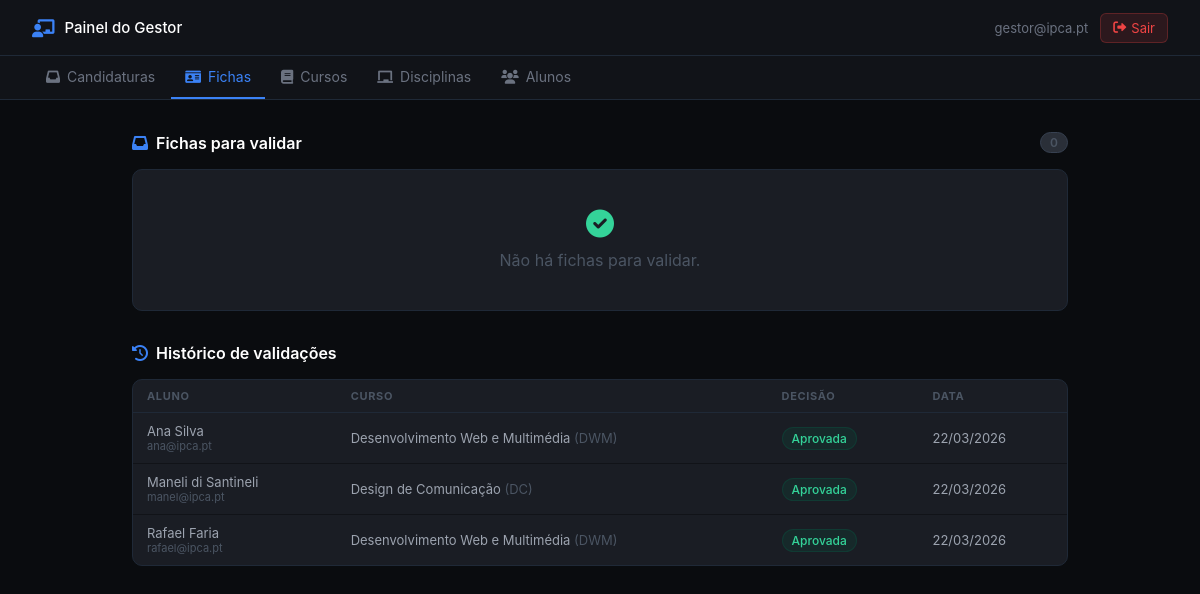
/gestor_fichas.php (signed in), run on the app's committed database.
### tables this page shows
CREATE TABLE `ficha_aluno` (
  `id` int(11) NOT NULL,
  `aluno_email` varchar(100) NOT NULL,
  `nome_aluno` varchar(100) NOT NULL DEFAULT '',
  `curso_pretendido` int(11) DEFAULT NULL,
  `morada` varchar(255) DEFAULT NULL,
  `telefone` varchar(20) DEFAULT NULL,
  `data_nascimento` date DEFAULT NULL,
  `foto_path` varchar(255) DEFAULT NULL,
  `estado` enum('rascunho','submetida','aprovada','rejeitada') NOT NULL DEFAULT 'rascunho',
  `observacoes` text DEFAULT NULL,
  `gestor_email` varchar(100) DEFAULT NULL,
  `data_decisao` datetime DEFAULT NULL,
  `created_at` timestamp NOT NULL DEFAULT current_timestamp(),
  `updated_at` timestamp NOT NULL DEFAULT current_timestamp() ON UPDATE current_timestamp()
);

CREATE TABLE `cursos` (
  `Id_cursos` int(11) NOT NULL,
  `Nome` varchar(255) NOT NULL,
  `Sigla` varchar(10) NOT NULL
);

### gestor_fichas.php (the view, shortened to what this page needs)
<?php
require_once "config.php";
$sub_stmt = $conn->prepare("
    SELECT f.*, c.Nome AS curso_nome, c.Sigla AS curso_sigla
    FROM ficha_aluno f
    LEFT JOIN cursos c ON f.curso_pretendido = c.Id_cursos
    WHERE f.estado = 'submetida'
    ORDER BY f.updated_at ASC
");
$sub_stmt->execute();
$submetidas   = $sub_stmt->get_result();
$n_submetidas = $submetidas->num_rows;
$hist_stmt = $conn->prepare("
    SELECT f.*, c.Nome AS curso_nome, c.Sigla AS curso_sigla
    FROM ficha_aluno f
    LEFT JOIN cursos c ON f.curso_pretendido = c.Id_cursos
    WHERE f.estado IN ('aprovada','rejeitada')
    ORDER BY f.data_decisao DESC LIMIT 30
");
$hist_stmt->execute();
$historico = $hist_stmt->get_result();
?>
<!DOCTYPE html>
<html lang="pt">
<head>
<link rel="stylesheet" href="https://cdnjs.cloudflare.com/ajax/libs/font-awesome/6.0.0/css/all.min.css">
<?php include 'gestor_nav.php'; ?>
</head>
<body>
<div class="page">
<div class="section-header">
    <span class="section-title"><i class="fas fa-inbox"></i> Fichas para validar</span>
    <span class="count-pill <?= $n_submetidas > 0 ? 'has' : 'zero' ?>"><?= $n_submetidas ?></span>
</div>
<?php if ($n_submetidas > 0): ?>
    <?php $i = 0; while ($f = $submetidas->fetch_assoc()): ?>
    <div class="ficha-card">
        <div class="ficha-header" onclick="toggle(<?= $i ?>)">
            <div class="ficha-foto">
                <?php if (!empty($f['foto_path']) && file_exists($f['foto_path'])): ?>
                    <img src="<?= htmlspecialchars($f['foto_path']) ?>" alt="">
                <?php else: ?>
                    <i class="fas fa-user"></i>
                <?php endif; ?>
            </div>
            <div style="flex:1">
                <div class="ficha-nome"><?= htmlspecialchars($f['nome_aluno'] ?? $f['aluno_email']) ?></div>
                <div class="ficha-meta"><?= htmlspecialchars($f['aluno_email']) ?></div>
                <div class="ficha-curso"><i class="fas fa-book" style="font-size:10px"></i> <?= htmlspecialchars($f['curso_nome'] ?? '—') ?> (<?= htmlspecialchars($f['curso_sigla'] ?? '—') ?>)</div>
            </div>
            <div style="display:flex;align-items:center;gap:.75rem">
                <span class="badge badge-submetida"><i class="fas fa-paper-plane"></i> Submetida</span>
                <i class="fas fa-chevron-down" id="ic-<?= $i ?>" style="color:#4b5563;font-size:12px;transition:.2s"></i>
            </div>
        </div>
        <div class="ficha-body" id="db-<?= $i ?>" style="display:none">
            <div class="field-row">
                <div class="field-item"><label>Data de nascimento</label><div><?= $f['data_nascimento'] ? date('d/m/Y', strtotime($f['data_nascimento'])) : '—' ?></div></div>
                <div class="field-item"><label>Telefone</label><div><?= htmlspecialchars($f['telefone'] ?? '—') ?></div></div>
            </div>
            <div class="field-item" style="margin-bottom:.75rem"><label>Morada</label><div><?= nl2br(htmlspecialchars($f['morada'] ?? '—')) ?></div></div>
            <div class="field-item"><label>Submetida em</label><div><?= date('d/m/Y \à\s H:i', strtotime($f['updated_at'])) ?></div></div>
            <div class="decisao-form">
                <form method="POST">
                    <input type="hidden" name="aluno_email" value="<?= htmlspecialchars($f['aluno_email']) ?>">
                    <textarea name="observacoes" placeholder="Observações (obrigatório se rejeitar)..."></textarea>
                    <div class="decisao-btns">
                        <button type="submit" name="decisao_ficha" value="ok"
                                onclick="this.form.querySelector('[name=decisao]').value='aprovada';return confirm('Aprovar esta ficha?')"
                                class="btn btn-success btn-sm">
                            <i class="fas fa-check"></i> Aprovar
                        </button>
                        <button type="submit" name="decisao_ficha" value="ok"
                                onclick="this.form.querySelector('[name=decisao]').value='rejeitada'"
                                class="btn btn-danger btn-sm">
                            <i class="fas fa-times"></i> Rejeitar
                        </button>
                        <input type="hidden" name="decisao" value="">
                    </div>
                </form>
            </div>
        </div>
    </div>
    <?php $i++; endwhile; ?>
<?php else: ?>
<div class="empty">
    <i class="fas fa-check-circle" style="color:#34d399"></i>
    Não há fichas para validar.
</div>
<?php endif; ?>
<div class="section-header" style="margin-top:2rem">
    <span class="section-title"><i class="fas fa-history"></i> Histórico de validações</span>
</div>
<?php if ($historico->num_rows > 0): ?>
<div style="background:#1a1d24;border-radius:10px;border:1px solid #1f2937;overflow:hidden">
    <table>
        <thead><tr><th>Aluno</th><th>Curso</th><th>Decisão</th><th>Data</th></tr></thead>
        <tbody>
        <?php while ($h = $historico->fetch_assoc()): ?>
        <tr>
            <td>
                <div class="main"><?= htmlspecialchars($h['nome_aluno'] ?? '—') ?></div>
                <div style="font-size:11px;color:#4b5563"><?= htmlspecialchars($h['aluno_email']) ?></div>
            </td>
            <td><?= htmlspecialchars($h['curso_nome'] ?? '—') ?> <span style="color:#4b5563">(<?= htmlspecialchars($h['curso_sigla'] ?? '—') ?>)</span></td>
            <td><span class="badge badge-<?= $h['estado'] ?>"><?= $h['estado'] === 'aprovada' ? 'Aprovada' : 'Rejeitada' ?></span></td>
            <td><?= $h['data_decisao'] ? date('d/m/Y', strtotime($h['data_decisao'])) : '—' ?></td>
        </tr>
        <?php endwhile; ?>
        </tbody>
    </table>
</div>
<?php else: ?>
<div class="empty"><i class="fas fa-folder-open"></i>Ainda não há validações registadas.</div>
<?php endif; ?>
</div>
</body>
</html>

### gestor_nav.php (style rules this page uses)
* { margin:0;padding:0;box-sizing:border-box; }
body { font-family:-apple-system,BlinkMacSystemFont,'Segoe UI',Roboto,Ubuntu;background:#0a0c0f;color:#e4e6eb;min-height:100vh; }
.page { max-width:1000px;margin:0 auto;padding:2rem; }
table { width:100%;border-collapse:collapse;font-size:14px; }
th { text-align:left;padding:9px 12px;font-size:11px;text-transform:uppercase;letter-spacing:.06em;color:#4b5563;border-bottom:1px solid #1f2937; }
td { padding:10px 12px;border-bottom:1px solid #111318;color:#9ca3af;vertical-align:middle; }
tr:last-child td { border-bottom:none; }

### gestor_fichas.php (style rules this page uses)
.badge { display:inline-flex;align-items:center;gap:4px;padding:3px 9px;border-radius:12px;font-size:12px;font-weight:500; }
.badge-aprovada { background:#065f4630;color:#34d399;border:1px solid #065f4650; }
.section-header { display:flex;align-items:center;justify-content:space-between;margin-bottom:1rem; }
.section-title { font-size:1rem;font-weight:600;color:#fff;display:flex;align-items:center;gap:8px; }
.section-title i { color:#3b82f6; }
.count-pill { padding:2px 9px;border-radius:12px;font-size:12px;font-weight:600; }
.count-pill.zero { background:#2a2f38;color:#4b5563;border:1px solid #374151; }
table { width:100%;border-collapse:collapse; }
th { font-size:11px;text-transform:uppercase;letter-spacing:.06em;color:#4b5563;padding:9px 14px;text-align:left;border-bottom:1px solid #1f2937; }
td { padding:10px 14px;border-bottom:1px solid #111318;color:#9ca3af;font-size:13px;vertical-align:middle; }
tr:last-child td { border-bottom:none; }
.empty { text-align:center;padding:2.5rem;color:#4b5563;background:#1a1d24;border-radius:10px;border:1px solid #1f2937; }
.empty i { font-size:28px;margin-bottom:.75rem;display:block; }

### data on the page
ficha_aluno: nome_aluno "Ana Silva", aluno_email "ana@ipca.pt", curso_pretendido.Nome "Desenvolvimento Web e Multimédia", curso_pretendido.Sigla "DWM", estado "Aprovada", data_decisao "22/03/2026"
ficha_aluno: nome_aluno "Maneli di Santineli", aluno_email "manel@ipca.pt", curso_pretendido.Nome "Design de Comunicação", curso_pretendido.Sigla "DC", estado "Aprovada", data_decisao "22/03/2026"
ficha_aluno: nome_aluno "Rafael Faria", aluno_email "rafael@ipca.pt", curso_pretendido.Nome "Desenvolvimento Web e Multimédia", curso_pretendido.Sigla "DWM", estado "Aprovada", data_decisao "22/03/2026"

### other printed values
$_SESSION['user'] "gestor@ipca.pt"
$item['label'] "Candidaturas"
$item['label'] "Fichas"
$item['label'] "Cursos"
$item['label'] "Disciplinas"
$item['label'] "Alunos"
$n_submetidas "0"
